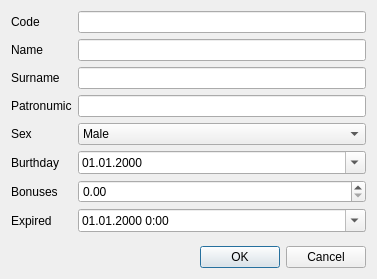
<?xml version="1.0" encoding="UTF-8"?>
<ui version="4.0">
 <class>BonusCardDialog</class>
 <widget class="QDialog" name="BonusCardDialog">
  <property name="geometry">
   <rect>
    <x>0</x>
    <y>0</y>
    <width>377</width>
    <height>279</height>
   </rect>
  </property>
  <property name="minimumSize">
   <size>
    <width>0</width>
    <height>279</height>
   </size>
  </property>
  <property name="maximumSize">
   <size>
    <width>16777215</width>
    <height>279</height>
   </size>
  </property>
  <property name="windowTitle">
   <string>Bonus card</string>
  </property>
  <layout class="QVBoxLayout" name="verticalLayout">
   <item>
    <layout class="QFormLayout" name="formLayout">
     <item row="0" column="0">
      <widget class="QLabel" name="codeLabel">
       <property name="text">
        <string>Code</string>
       </property>
      </widget>
     </item>
     <item row="0" column="1">
      <widget class="QLineEdit" name="codeLineEdit"/>
     </item>
     <item row="1" column="0">
      <widget class="QLabel" name="nameLabel">
       <property name="text">
        <string>Name</string>
       </property>
      </widget>
     </item>
     <item row="1" column="1">
      <widget class="QLineEdit" name="nameLineEdit"/>
     </item>
     <item row="2" column="0">
      <widget class="QLabel" name="surnameLabel">
       <property name="text">
        <string>Surname</string>
       </property>
      </widget>
     </item>
     <item row="2" column="1">
      <widget class="QLineEdit" name="surnameLineEdit"/>
     </item>
     <item row="3" column="0">
      <widget class="QLabel" name="patronumicLabel">
       <property name="text">
        <string>Patronumic</string>
       </property>
      </widget>
     </item>
     <item row="3" column="1">
      <widget class="QLineEdit" name="patronumicLineEdit"/>
     </item>
     <item row="4" column="0">
      <widget class="QLabel" name="sexLabel">
       <property name="text">
        <string>Sex</string>
       </property>
      </widget>
     </item>
     <item row="4" column="1">
      <widget class="QComboBox" name="sexComboBox">
       <item>
        <property name="text">
         <string>Male</string>
        </property>
       </item>
       <item>
        <property name="text">
         <string>Female</string>
        </property>
       </item>
      </widget>
     </item>
     <item row="5" column="0">
      <widget class="QLabel" name="burthdayLabel">
       <property name="text">
        <string>Burthday</string>
       </property>
      </widget>
     </item>
     <item row="5" column="1">
      <widget class="QDateEdit" name="burthdayDateEdit">
       <property name="displayFormat">
        <string>dd.MM.yyyy</string>
       </property>
       <property name="calendarPopup">
        <bool>true</bool>
       </property>
      </widget>
     </item>
     <item row="6" column="0">
      <widget class="QLabel" name="bonusesLabel">
       <property name="text">
        <string>Bonuses</string>
       </property>
      </widget>
     </item>
     <item row="6" column="1">
      <widget class="QDoubleSpinBox" name="bonusesDoubleSpinBox"/>
     </item>
     <item row="7" column="0">
      <widget class="QLabel" name="expiredLabel">
       <property name="text">
        <string>Expired</string>
       </property>
      </widget>
     </item>
     <item row="7" column="1">
      <widget class="QDateTimeEdit" name="expiredDateTimeEdit">
       <property name="displayFormat">
        <string>dd.MM.yyyy H:mm</string>
       </property>
       <property name="calendarPopup">
        <bool>true</bool>
       </property>
      </widget>
     </item>
    </layout>
   </item>
   <item>
    <widget class="QDialogButtonBox" name="buttonBox">
     <property name="orientation">
      <enum>Qt::Horizontal</enum>
     </property>
     <property name="standardButtons">
      <set>QDialogButtonBox::Cancel|QDialogButtonBox::Ok</set>
     </property>
    </widget>
   </item>
  </layout>
 </widget>
 <resources/>
 <connections>
  <connection>
   <sender>buttonBox</sender>
   <signal>accepted()</signal>
   <receiver>BonusCardDialog</receiver>
   <slot>accept()</slot>
   <hints>
    <hint type="sourcelabel">
     <x>248</x>
     <y>254</y>
    </hint>
    <hint type="destinationlabel">
     <x>157</x>
     <y>274</y>
    </hint>
   </hints>
  </connection>
  <connection>
   <sender>buttonBox</sender>
   <signal>rejected()</signal>
   <receiver>BonusCardDialog</receiver>
   <slot>reject()</slot>
   <hints>
    <hint type="sourcelabel">
     <x>316</x>
     <y>260</y>
    </hint>
    <hint type="destinationlabel">
     <x>286</x>
     <y>274</y>
    </hint>
   </hints>
  </connection>
 </connections>
</ui>
